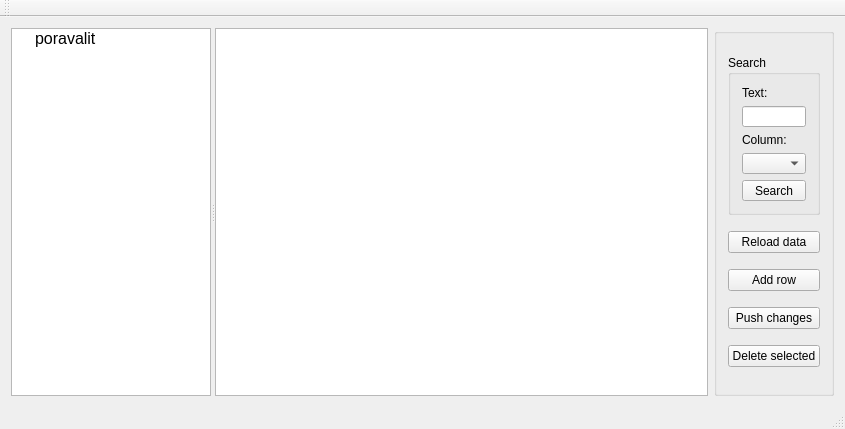
<?xml version="1.0" encoding="UTF-8"?>
<ui version="4.0">
 <class>PoravalitClass</class>
 <widget class="QMainWindow" name="PoravalitClass">
  <property name="geometry">
   <rect>
    <x>0</x>
    <y>0</y>
    <width>845</width>
    <height>429</height>
   </rect>
  </property>
  <property name="windowTitle">
   <string>Poravalit</string>
  </property>
  <widget class="QWidget" name="centralWidget">
   <layout class="QGridLayout" name="gridLayout">
    <item row="0" column="0" colspan="2">
     <widget class="QSplitter" name="splitter">
      <property name="orientation">
       <enum>Qt::Horizontal</enum>
      </property>
      <widget class="QTreeWidget" name="treeWidget">
       <property name="maximumSize">
        <size>
         <width>200</width>
         <height>16777215</height>
        </size>
       </property>
       <property name="font">
        <font>
         <pointsize>12</pointsize>
        </font>
       </property>
       <property name="headerHidden">
        <bool>true</bool>
       </property>
       <column>
        <property name="text">
         <string>1</string>
        </property>
       </column>
       <item>
        <property name="text">
         <string>poravalit</string>
        </property>
        <property name="flags">
         <set>ItemIsSelectable|ItemIsDragEnabled|ItemIsDropEnabled|ItemIsEnabled</set>
        </property>
       </item>
      </widget>
      <widget class="QTableWidget" name="tableWidget">
       <property name="font">
        <font>
         <pointsize>12</pointsize>
        </font>
       </property>
       <property name="alternatingRowColors">
        <bool>false</bool>
       </property>
       <property name="selectionBehavior">
        <enum>QAbstractItemView::SelectRows</enum>
       </property>
       <property name="horizontalScrollMode">
        <enum>QAbstractItemView::ScrollPerPixel</enum>
       </property>
       <attribute name="horizontalHeaderVisible">
        <bool>true</bool>
       </attribute>
       <attribute name="horizontalHeaderCascadingSectionResizes">
        <bool>true</bool>
       </attribute>
       <attribute name="horizontalHeaderStretchLastSection">
        <bool>true</bool>
       </attribute>
       <attribute name="verticalHeaderVisible">
        <bool>false</bool>
       </attribute>
      </widget>
     </widget>
    </item>
    <item row="0" column="2">
     <widget class="QGroupBox" name="groupBox">
      <property name="maximumSize">
       <size>
        <width>120</width>
        <height>16777215</height>
       </size>
      </property>
      <property name="title">
       <string/>
      </property>
      <property name="alignment">
       <set>Qt::AlignCenter</set>
      </property>
      <layout class="QVBoxLayout" name="verticalLayout">
       <item>
        <widget class="QGroupBox" name="groupBox_2">
         <property name="maximumSize">
          <size>
           <width>16777215</width>
           <height>160</height>
          </size>
         </property>
         <property name="title">
          <string>Search</string>
         </property>
         <layout class="QVBoxLayout" name="verticalLayout_2">
          <item>
           <widget class="QLabel" name="label">
            <property name="text">
             <string>Text:</string>
            </property>
           </widget>
          </item>
          <item>
           <widget class="QLineEdit" name="lineEdit"/>
          </item>
          <item>
           <widget class="QLabel" name="label_2">
            <property name="text">
             <string>Column:</string>
            </property>
           </widget>
          </item>
          <item>
           <widget class="QComboBox" name="comboBox"/>
          </item>
          <item>
           <widget class="QPushButton" name="pushButton_3">
            <property name="text">
             <string>Search</string>
            </property>
           </widget>
          </item>
         </layout>
        </widget>
       </item>
       <item>
        <widget class="QPushButton" name="pushButton_4">
         <property name="text">
          <string>Reload data</string>
         </property>
        </widget>
       </item>
       <item>
        <widget class="QPushButton" name="pushButton_5">
         <property name="text">
          <string>Add row</string>
         </property>
        </widget>
       </item>
       <item>
        <widget class="QPushButton" name="pushButton">
         <property name="text">
          <string>Push changes</string>
         </property>
        </widget>
       </item>
       <item>
        <widget class="QPushButton" name="pushButton_2">
         <property name="text">
          <string>Delete selected</string>
         </property>
        </widget>
       </item>
      </layout>
     </widget>
    </item>
   </layout>
  </widget>
  <widget class="QMenuBar" name="menuBar">
   <property name="geometry">
    <rect>
     <x>0</x>
     <y>0</y>
     <width>845</width>
     <height>22</height>
    </rect>
   </property>
  </widget>
  <widget class="QToolBar" name="mainToolBar">
   <attribute name="toolBarArea">
    <enum>TopToolBarArea</enum>
   </attribute>
   <attribute name="toolBarBreak">
    <bool>false</bool>
   </attribute>
  </widget>
  <widget class="QStatusBar" name="statusBar"/>
 </widget>
 <layoutdefault spacing="6" margin="11"/>
 <resources>
  <include location="Poravalit.qrc"/>
 </resources>
 <connections/>
</ui>
